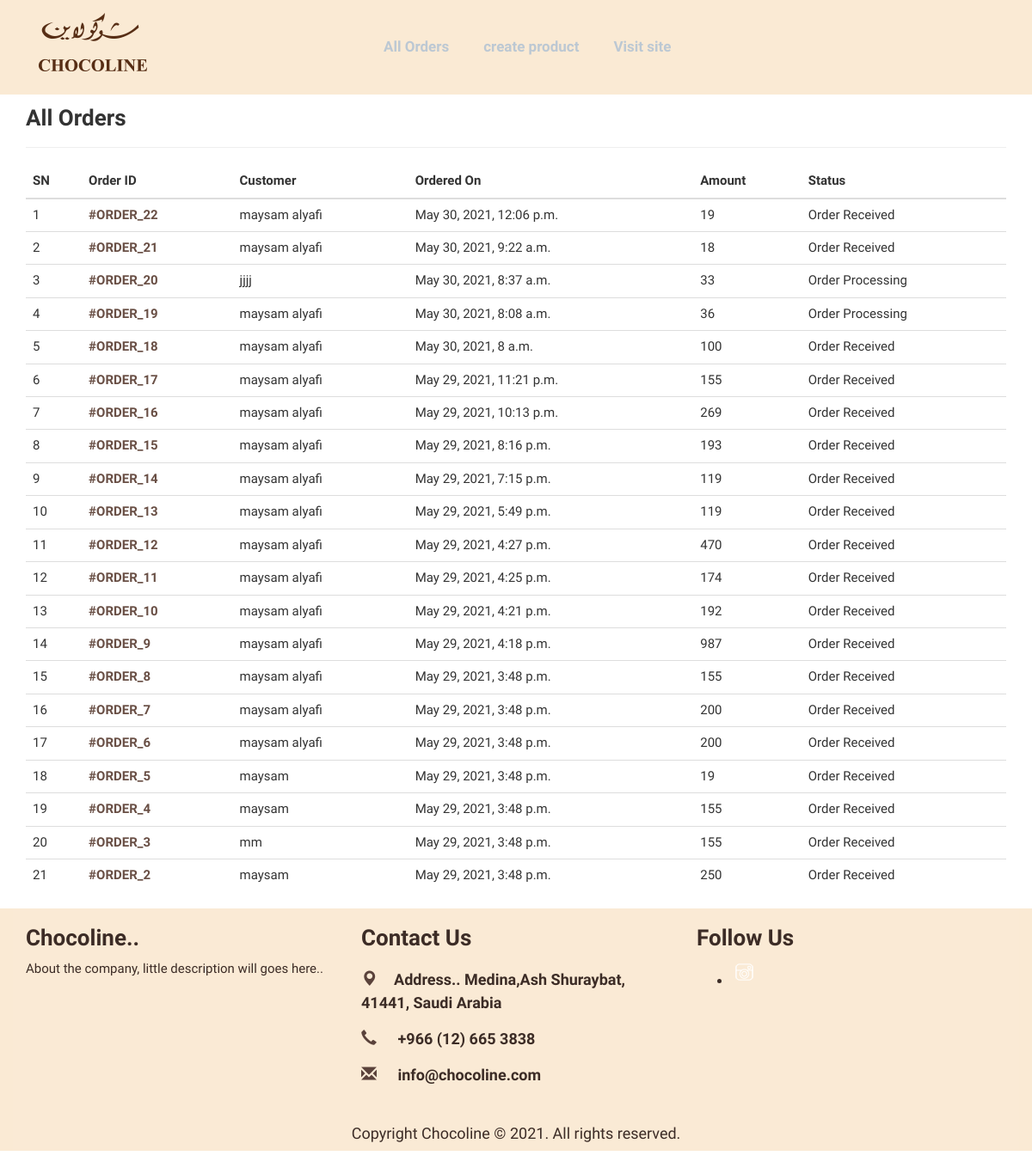
The app's page /admin-all-orders/ (signed in) with its own data.
### blog/models.py (models this page shows, shortened)
class Order(models.Model):
    cart = models.OneToOneField(Cart, on_delete=models.CASCADE)
    ordered_by = models.CharField(max_length=200)
    shipping_address = models.CharField(max_length=200)
    mobile = models.CharField(max_length=10)
    email = models.EmailField(null=True, blank=True)
    subtotal = models.PositiveIntegerField()
    total = models.PositiveIntegerField()
    created_at = models.DateTimeField(auto_now_add=True,)
    order_status = models.CharField(max_length=50, choices=ORDER_STATUS)

### blog/views.py (the view)
# urls.py: path("admin-all-orders/", AdminOrderListView.as_view(), name="adminorderlist"),
class AdminOrderListView(AdminRequiredMixin, ListView):
    template_name = "adminpages/adminorderlist.html"
    queryset = Order.objects.all().order_by("-id")
    context_object_name = "allorders"

### blog/views.py (called while the page is built)
    def dispatch(self, request, *args, **kwargs):
        if request.user.is_authenticated and Admin.objects.filter(user=request.user).exists():
            pass
        else:
            return redirect("/admin-login/")
        return super().dispatch(request, *args, **kwargs)

### blog/templates/adminpages/adminorderlist.html (shortened to what this page needs)
{% extends 'adminpages/index.html' %}
{% block content %}
<div id="enquiry">
    <div class="section wow pulse"><br>
<div class="container">
    <div class="row">
        <div class="col-md-12">
            <h3>All Orders</h3><hr>
            <table class="table">
                <thead>
                    <tr>
                        <th>SN</th>
                        <th>Order ID </th>
                        <th>Customer</th>
                        <th>Ordered On</th>
                        <th>Amount</th>
                        <th>Status</th>
                    </tr>
                </thead>
                <tbody>
                    {% for order in allorders %}
                    <tr>
                        <td>{{forloop.counter}}</td>
                        <td><a href="{% url 'blog:adminorderdetail' order.id %}">#ORDER_{{order.id}}</a></td>
                        <td>{{order.ordered_by}}</td>
                        <td>{{order.created_at}}</td>
                        <td>{{order.total}}</td>
                        <td>{{order.order_status}}</td>
                    </tr>
                    {% endfor %}
                </tbody>
            </table>
        </div>
    </div>
</div>
{% endblock %}

### blog/static/css/choco-style.css (style rules this page uses)
html, body { height: 100%; }
body { font-family: 'Poiret One', sans-serif; font-size: 15px; line-height: 1.50; color: #333333; background-color: #ffffff; position: relative; overflow-x:hidden; }
h3 { font-size: 26px; font-weight: 600; }
a { color: #694F45; font-weight:600; }
.section { background-color: #ffffff; padding: 80px 0; }

### records on screen
Order: id "22", ordered_by "maysam alyafi", created_at "May 30, 2021, 12:06 p.m.", total "19", order_status "Order Received"
Order: id "21", ordered_by "maysam alyafi", created_at "May 30, 2021, 9:22 a.m.", total "18", order_status "Order Received"
Order: id "20", ordered_by "jjjj", created_at "May 30, 2021, 8:37 a.m.", total "33", order_status "Order Processing"
Order: id "19", ordered_by "maysam alyafi", created_at "May 30, 2021, 8:08 a.m.", total "36", order_status "Order Processing"
Order: id "18", ordered_by "maysam alyafi", created_at "May 30, 2021, 8 a.m.", total "100", order_status "Order Received"
Order: id "17", ordered_by "maysam alyafi", created_at "May 29, 2021, 11:21 p.m.", total "155", order_status "Order Received"
Order: id "16", ordered_by "maysam alyafi", created_at "May 29, 2021, 10:13 p.m.", total "269", order_status "Order Received"
Order: id "15", ordered_by "maysam alyafi", created_at "May 29, 2021, 8:16 p.m.", total "193", order_status "Order Received"
Order: id "14", ordered_by "maysam alyafi", created_at "May 29, 2021, 7:15 p.m.", total "119", order_status "Order Received"
Order: id "13", ordered_by "maysam alyafi", created_at "May 29, 2021, 5:49 p.m.", total "119", order_status "Order Received"
Order: id "12", ordered_by "maysam alyafi", created_at "May 29, 2021, 4:27 p.m.", total "470", order_status "Order Received"
Order: id "11", ordered_by "maysam alyafi", created_at "May 29, 2021, 4:25 p.m.", total "174", order_status "Order Received"
Order: id "10", ordered_by "maysam alyafi", created_at "May 29, 2021, 4:21 p.m.", total "192", order_status "Order Received"
Order: id "9", ordered_by "maysam alyafi", created_at "May 29, 2021, 4:18 p.m.", total "987", order_status "Order Received"
Order: id "8", ordered_by "maysam alyafi", created_at "May 29, 2021, 3:48 p.m.", total "155", order_status "Order Received"
Order: id "7", ordered_by "maysam alyafi", created_at "May 29, 2021, 3:48 p.m.", total "200", order_status "Order Received"
Order: id "6", ordered_by "maysam alyafi", created_at "May 29, 2021, 3:48 p.m.", total "200", order_status "Order Received"
Order: id "5", ordered_by "maysam", created_at "May 29, 2021, 3:48 p.m.", total "19", order_status "Order Received"
Order: id "4", ordered_by "maysam", created_at "May 29, 2021, 3:48 p.m.", total "155", order_status "Order Received"
Order: id "3", ordered_by "mm", created_at "May 29, 2021, 3:48 p.m.", total "155", order_status "Order Received"
Order: id "2", ordered_by "maysam", created_at "May 29, 2021, 3:48 p.m.", total "250", order_status "Order Received"
